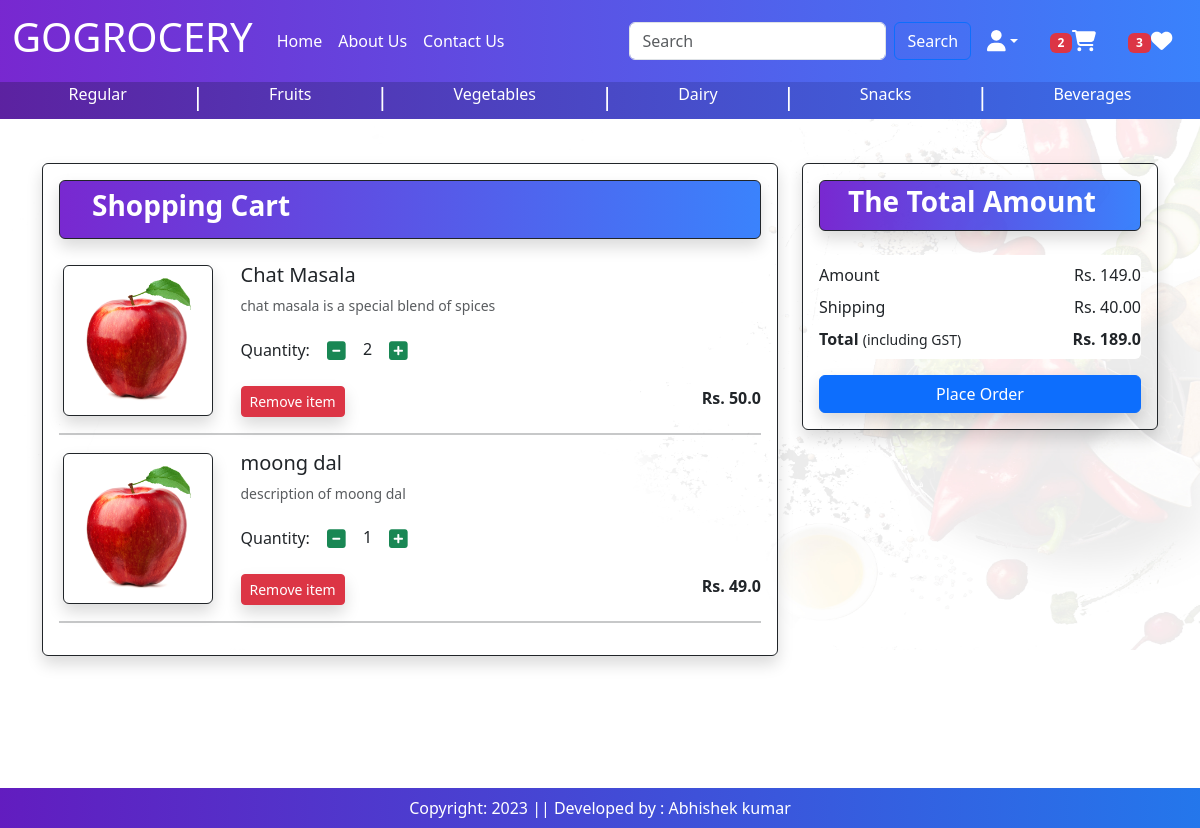
The page /cart/ (signed in) on the database as committed earlier.
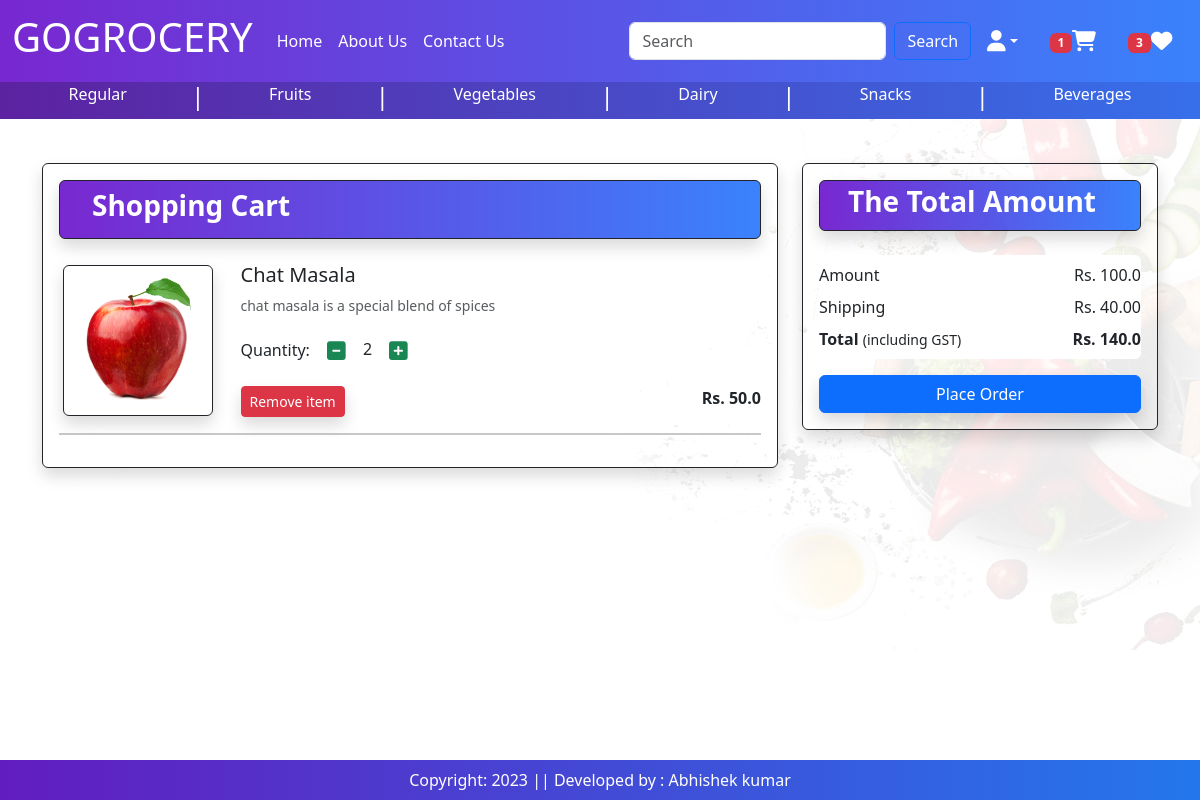
The same page on the database as committed later.
### baseapp/models.py (models this page shows, shortened)
class Cart(models.Model):
    user = models.ForeignKey(User,on_delete=models.CASCADE)
    product = models.ForeignKey(Product,on_delete=models.CASCADE)
    quantity = models.PositiveIntegerField(default=1)

class Product(models.Model):
    title = models.CharField(max_length=100)
    sub_category = models.ForeignKey(SubCategory,on_delete=models.CASCADE,null=True,blank=True)
    main_category = models.ForeignKey(Category,on_delete=models.CASCADE,null=True,blank=True,default='')
    selling_price = models.FloatField(blank=True)
    discounted_price = models.FloatField(blank=True)
    description = models.TextField(blank=True)
    pack_size = models.TextField(blank=True)
    brands = models.TextField(choices=BRANDS, max_length=100,blank=True)
    product_image = models.ImageField(upload_to='product',blank=True)

### baseapp/views.py (the view)
# urls.py: path('cart/', views.show_cart, name='showcart'),
@login_required
def show_cart(request):
    totalitem = 0
    wishitem = 0
    if request.user.is_authenticated:
        totalitem = len(Cart.objects.filter(user=request.user))
        wishitem = len(Wishlist.objects.filter(user=request.user))
    user = request.user
    cart = Cart.objects.filter(user=user)
    amount = 0
    for p in cart:
        value = p.quantity * p.product.discounted_price
        amount = amount + value
    totalamount = amount + 40
    return render(request, 'baseapp/addtocart.html',locals())

### baseapp/templates/baseapp/addtocart.html (shortened to what this page needs)
{% extends 'baseapp/base.html' %}
{% load static %}
{% block main-content %}
<div class="container my-1">
    <div class="row">
        {% if cart %}
        <div class="col-sm-8">
            <div class="border mt-4 p-3 border-dark rounded shadow">
                    <div class=" border border-dark p-2 gradient1-custom rounded shadow " >
                        <h3 class="text-white fw-bold ms-4">Shopping Cart</h3>
                    </div>
                    <br>
                    {% for item in cart%}
                    <div class="row">
                        <div class="col-sm-3 text-center align-self-center">
                            <img src="{% static 'app/images/product/apple.jpg' %}" alt="not loaded" srcset="" class="img-fluid img-thumbnail border border-dark shadow" height="150" width="150"/></div>
                        <div class="col-sm-9">
                            <div>
                                <h5>{{item.product.title}}</h5>
                                <p class="mb-2 text-muted small">{{item.product.description}}</p>
                                <div class="my-3">
                                    <label for="quantity">Quantity:</label>
                                    <a class="minus-cart btn" pid={{item.product.id}}><i class="fas fa-minus-square fa-lg text-success "></i></a>
                                    <span id="quantity">{{item.quantity}}</span>
                                    <a class="plus-cart btn " pid={{item.product.id}}><i class="fas fa-plus-square fa-lg text-success "></i></a>
                                </div>
                                <div class="d-flex justify-content-between">
                                    <a class="remove-cart btn btn-sm btn-danger mr-3 shadow" pid={{item.product.id}}>Remove item</a>
                                    <p class="mb-0"><span><strong>Rs. {{item.product.discounted_price}}</strong></span></p>
                                </div>
                            </div>
                        </div>
                    </div>
                    <hr class="border border-dark">
                    {% endfor %}
            </div>
        </div>
        <div class="col-sm-4">
            <div class="border border-dark rounded p-3 mt-4 shadow">
                <div class=" border border-dark p-1 gradient1-custom rounded shadow " >
                    <h3 class="text-white fw-bold ms-4">The Total Amount</h3>
                </div>
                <br>
                    <ul class="list-group">
                        <li class="list-group-item d-flex justify-content-between align-items-center border-0 px-0 pb-0">Amount <span id="amount">Rs. {{amount}}</span></li>
                        <li class="list-group-item d-flex justify-content-between align-items-center border-0 px-0 pb-0">Shipping<span>Rs. 40.00</span></li>
                        <li class="list-group-item d-flex justify-content-between align-items-center border-0 px-0 mb-3">
                        <div>
                            <strong>Total </strong><small>(including GST)</small>
                        </div>
                        <span id="totalamount"><strong>Rs. {{totalamount}}</strong></span>
                        </li>
                    </ul>
                    <div class="d-grid"><a href="{% url 'checkout' %}" class="btn btn-primary shadow">Place Order</a></div>
            </div>
        </div>
        {% else %}
        <h1 class="text-center mb-5">Cart is Empty</h1>
        {% endif %}
    </div>
</div>
{% endblock main-content %}

Rows that differ between the two databases and show on the page:
removed Cart: product "moong dal", product.description "description of moong dal", quantity "1", product.discounted_price "49.0"
Other text that changed with them:
{{ totalitem }}: "2" → "1"
{{ amount }}: "149.0" → "100.0"
{{ totalamount }}: "189.0" → "140.0"
